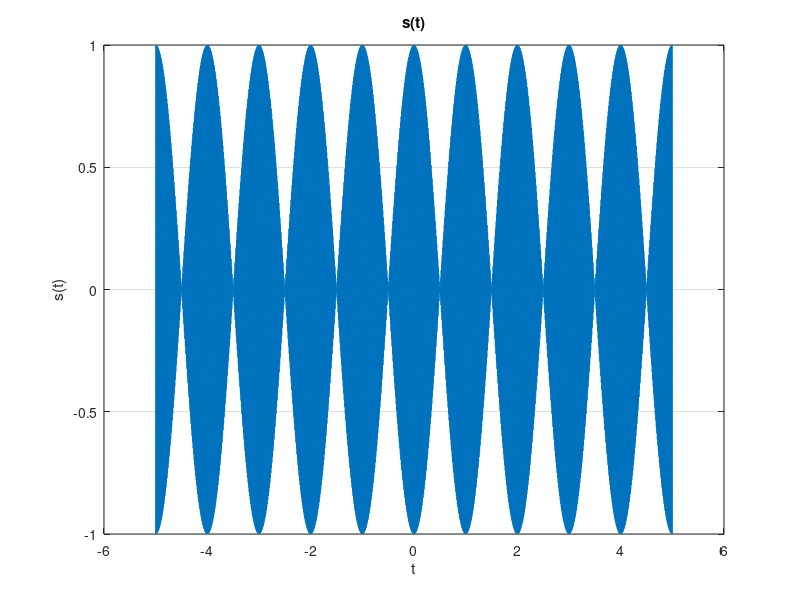
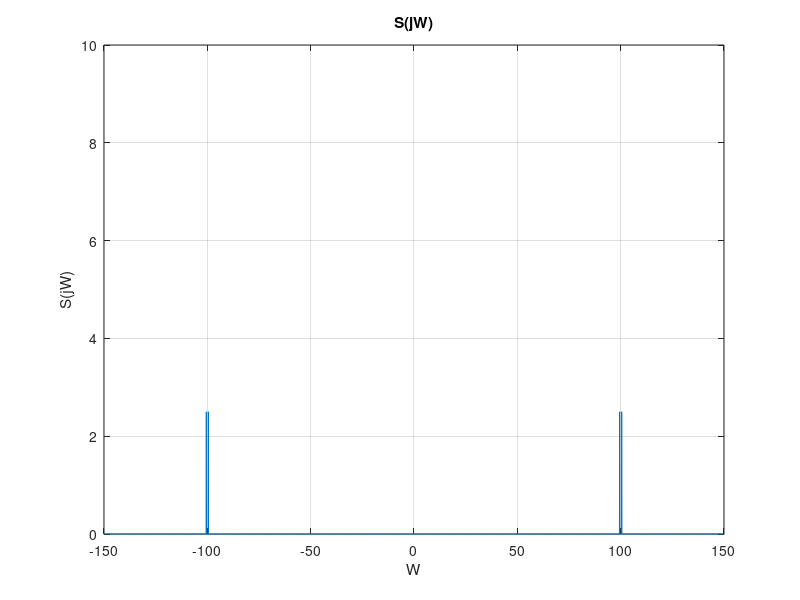
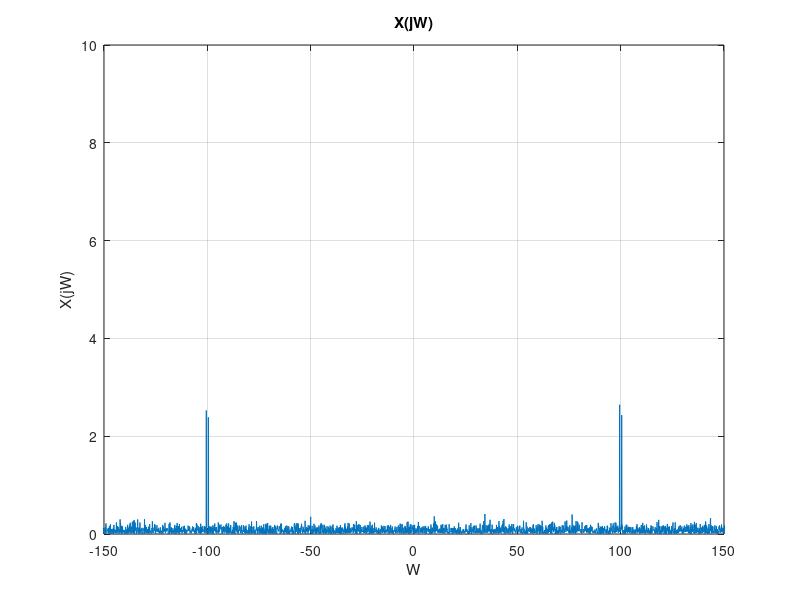
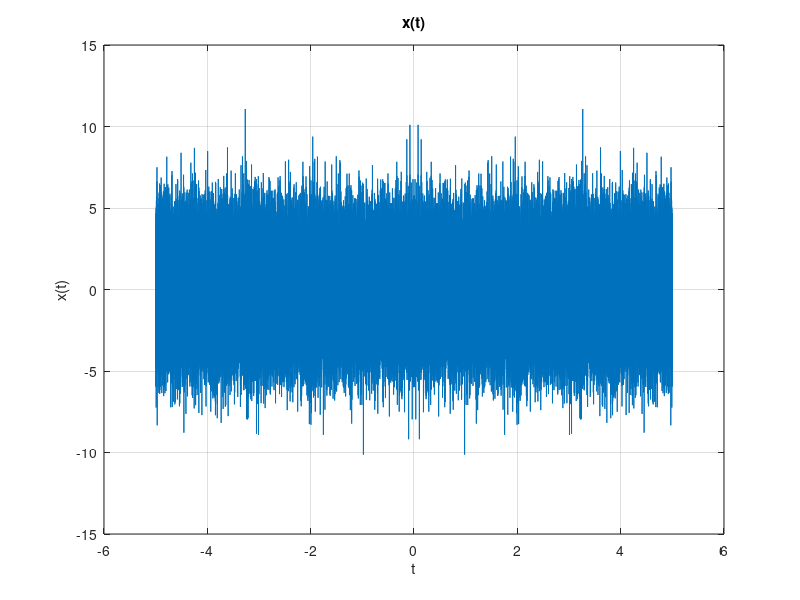

Write the MATLAB code that produced these figures, in order.
%%
close all; clear all; clc;
Ts = 0.0001;
t = -5:Ts:5-Ts;

% Basic signals
c_t = cos(2 * pi * 100 * t);;
m_t = cos(pi * t);
s_t = m_t .* c_t;
LPF_t = sin(t) ./ t;
LPF_t(t == 0) = 1;

figure('Name','s(t)','NumberTitle','off');
plot(t,s_t);
title('s(t)');
xlabel('t');
ylabel('s(t)');
grid on;

% Fourier Transform
fs = 1 / Ts;
N = length(t);
omega = (-N/2:N/2-1)*fs/N;
C_jW = fftshift(fft(c_t)) * Ts;   
S_jW = fftshift(fft(s_t)) * Ts;
LPF_jW = double(abs(omega) < 1);;

figure('Name','S(jW)','NumberTitle','off');
plot(omega,abs(S_jW));
title('S(jW)');
xlabel('W');
ylabel('S(jW)');
axis([-150 150 0 10]);
grid on;

% Add AWGN
awgn_noise = 0.1 * randn(size(S_jW));
X_jW = S_jW + awgn_noise;

figure('Name','X(jW)','NumberTitle','off');
plot(omega,abs(X_jW));
title('X(jW)');
xlabel('W');
ylabel('X(jW)');
axis([-150 150 0 10]);
grid on;

% Inverse Fourier Transform
x_t = ifft(ifftshift(X_jW)) * fs;
figure('Name','x(t)','NumberTitle','off');
plot(t,real(x_t));
title('x(t)');
xlabel('t');
ylabel('x(t)');
grid on;

% Demodulation, hint: use conv function
Y_jW = conv(X_jW,  C_jW, 'same') / pi;

figure('Name','Y(jW)','NumberTitle','off');
plot(omega,abs(Y_jW));
title('Y(jW)');
xlabel('W');
ylabel('Y(jW)');
axis([-300 300 0 10]);

% Inverse Fourier Transform
y_t = real(ifft(ifftshift(Y_jW))) * fs; 
figure('Name','y(t)','NumberTitle','off');
plot(t,real(y_t));
title('y(t)');
xlabel('t');
ylabel('y(t)');
grid on;


% LPF
 Z_jW = Y_jW .* LPF_jW / 2 ;   

figure('Name','Z(jW)','NumberTitle','off');
plot(omega,abs(Z_jW));
title('Z(jW)');
xlabel('W');
ylabel('Z(jW)');
axis([-1 1 0 5]);


% Inverse Fourier Transform
z_t = real(ifft(ifftshift(Z_jW))) * fs;  % 還原訊號 z(t)，應該近似 m(t)

figure('Name','z(t)','NumberTitle','off');
plot(t,real(z_t));
title('z(t)');
xlabel('t');
ylabel('z(t)');
grid on;